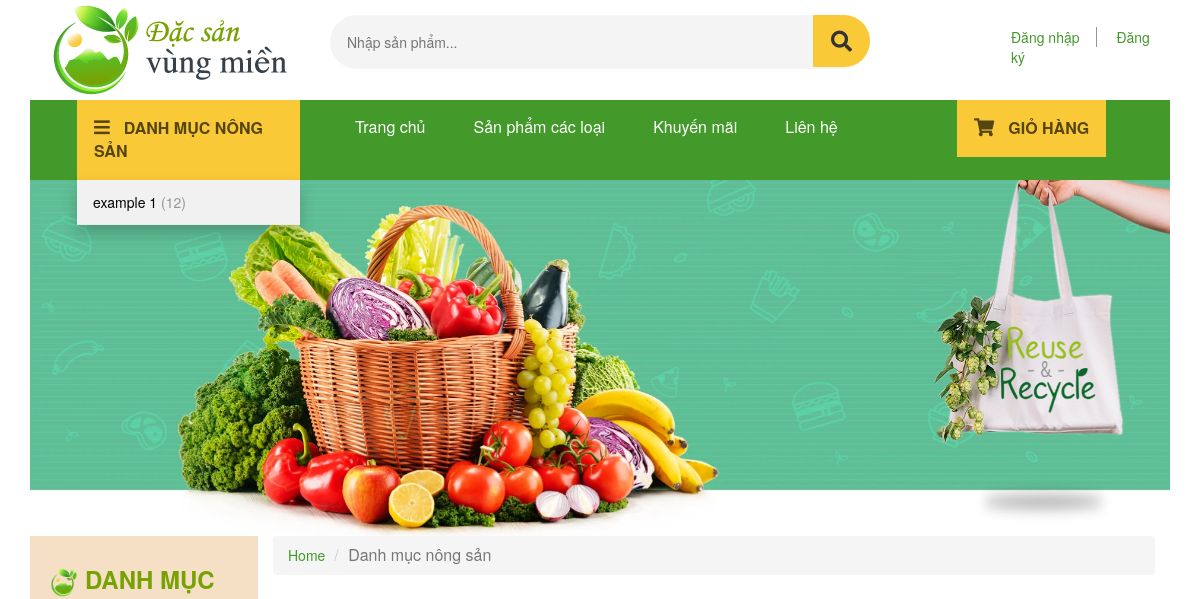
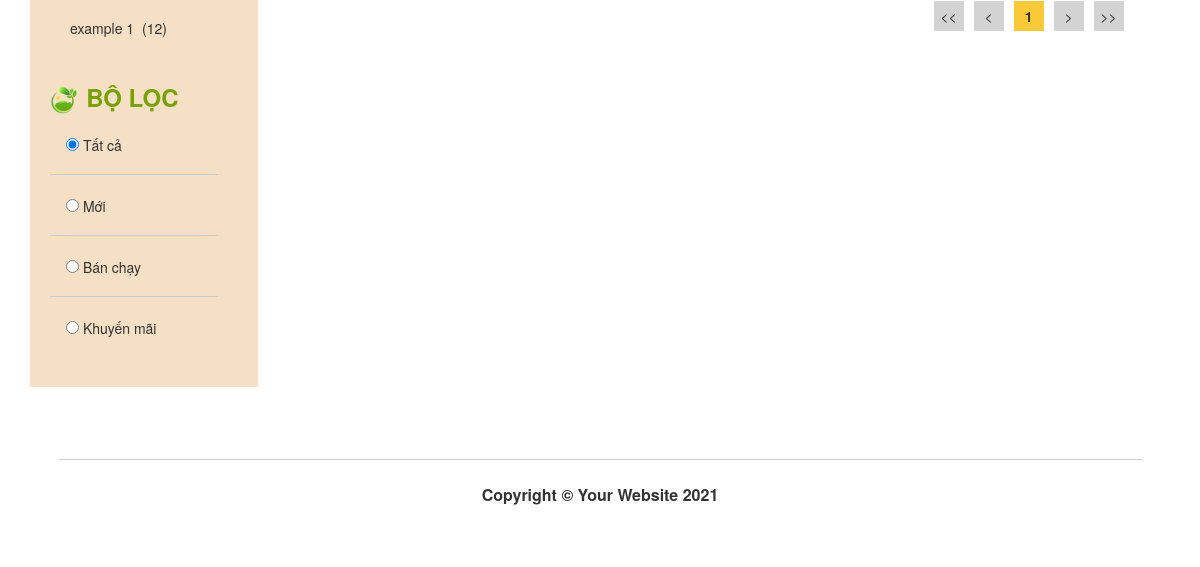
/category.php?cat=2&page=1&filter=0, run on an earlier commit of the app's database (2 pictures, top to bottom).
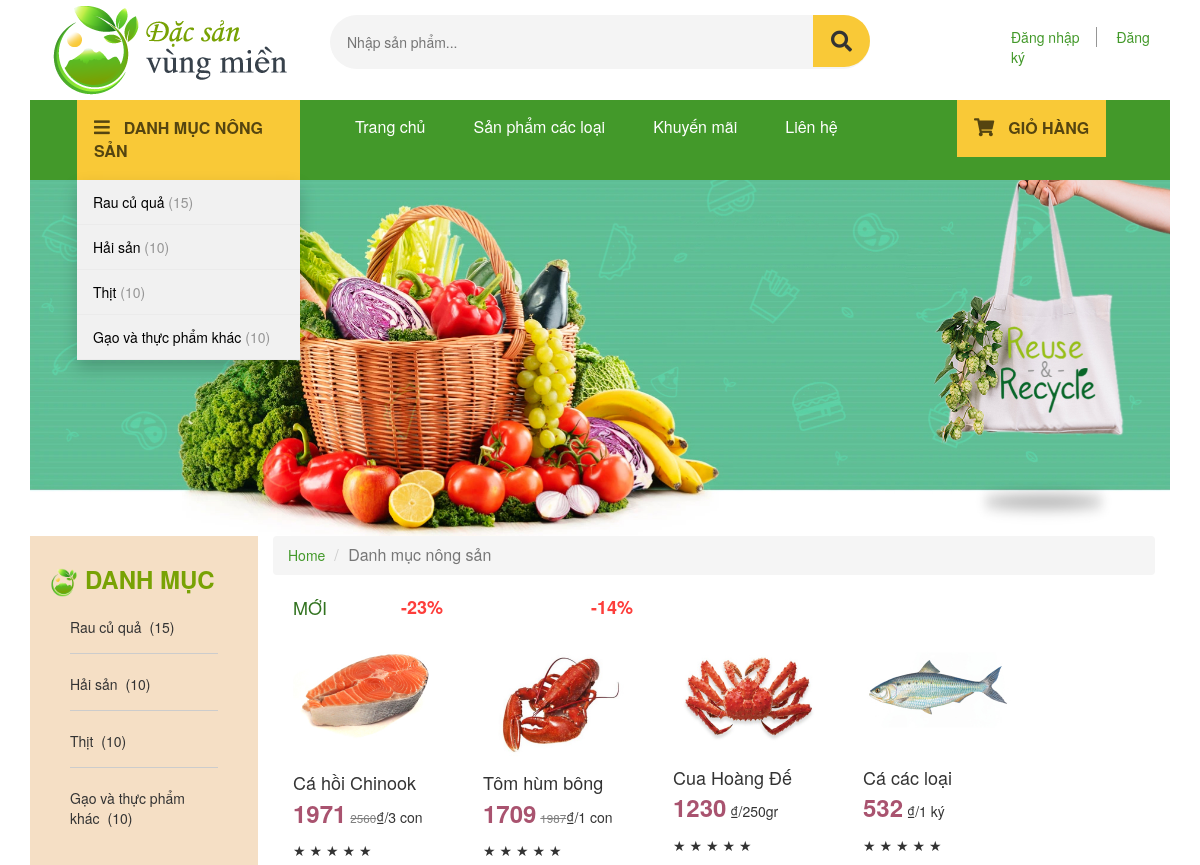
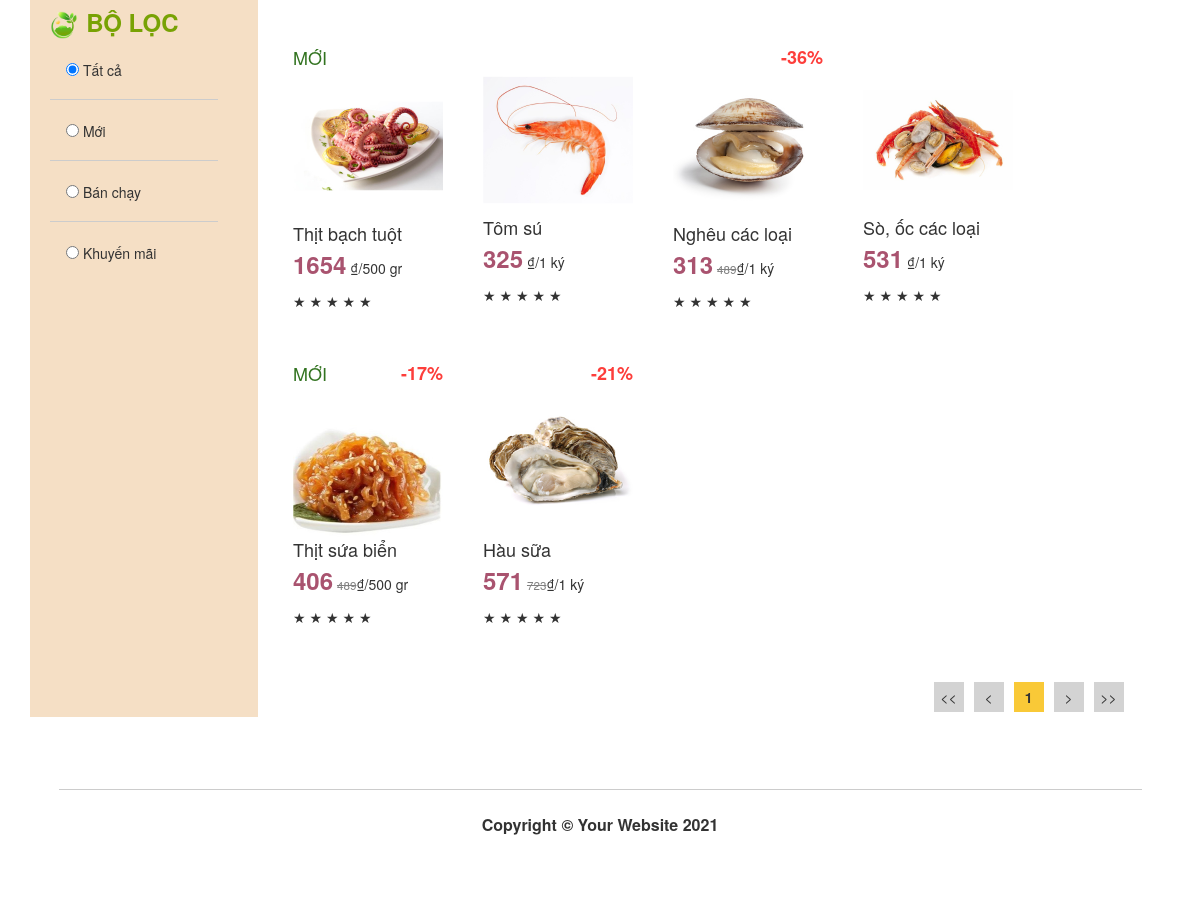
And on a later commit of the database (2 pictures, top to bottom).
### tables this page shows
CREATE TABLE `categories` (
  `cat_id` int(11) NOT NULL,
  `cat_title` varchar(255) NOT NULL
);

CREATE TABLE `products` (
  `product_id` int(11) NOT NULL,
  `product_title` varchar(255) NOT NULL,
  `product_category_id` int(11) NOT NULL,
  `is_product_new` tinyint(1) NOT NULL,
  `is_product_sale` tinyint(1) NOT NULL,
  `product_current_price` double NOT NULL,
  `product_original_price` double NOT NULL,
  `product_price_unit` varchar(255) NOT NULL,
  `product_description` text NOT NULL,
  `short_desc` text NOT NULL,
  `product_image` varchar(255) NOT NULL,
  `product_remain` int(11) NOT NULL
);

### resource/functions.php (called while the page is built, shortened)
<?php
function query($sql) {
    global $connection;
    return mysqli_query($connection, $sql);
}
function escape_string($string){
    global $connection;
    return mysqli_real_escape_string($connection, $string);
}
function fetch_array($result){
    return mysqli_fetch_array($result);
}
?>

### public/category.php (the view, shortened to what the changed rows need)
<?php include(TEMPLATE_FRONT . DS . "header.php") ?>
<div class="container-horizontal">
        <div class="side-area">
            <ul><h3 style="font-weight: 700; color: #78a204;"> <img src="images/logo_hinh.png" alt="" style="width:15%;"> DANH MỤC</h3>
                <?php
                    $queryString = "SELECT product_category_id, cat_title, cat_id, COUNT(product_id) AS total FROM products JOIN categories
                    ON categories.cat_id = products.product_category_id GROUP BY product_category_id ";
                    $query = query($queryString);
                    while($row = fetch_array($query)):
                        $total = $row['total'];
                        $categoryName = $row['cat_title'];
                        $categoryID = $row['cat_id']
                ?>
                    <li class="danh_muc" style="padding-bottom: 16px;"><a href="?cat=<?php echo $categoryID ?>"><?php echo $categoryName ?></a><span style="margin-left: 8px;">(<?php echo $total?>)</span></li>
                <?php endwhile; ?>
            </ul>
        </div>
        <div class="main-area">
            <div class="products-list">
            <?php
                $numberOfItemPerPage = 10;
                $currentPage = isset($_GET['page']) ? escape_string($_GET['page']) : 1;
                $showProductFrom = ($currentPage-1)*$numberOfItemPerPage;
                if(!isset($_GET['search'])){
                    $filterCatID = escape_string($_GET['cat']);
                    $queryStringAll = "SELECT * FROM product_info WHERE product_category_id = $filterCatID";
                }
                else{
                    $txtSearch = escape_string($_GET['search']);
                    $queryStringAll = "SELECT * FROM product_info WHERE product_title LIKE '%$txtSearch%'";
                }
                $queryStringShowing = $queryStringAll." LIMIT $showProductFrom, $numberOfItemPerPage";
                $query = query($queryStringShowing);
                while($row = fetch_array($query)):
                    $isNew = $row['is_product_new'];
                    $isSale = $row['is_product_sale'];
                    $saleRate = round(100 - $row['product_current_price']/$row['product_original_price']*100);
                    $productName = $row['product_title'];
                    $productPrice = $row['product_current_price'];
                    $originalPrice = $row['product_original_price'];
                    $productIMG = $row['product_image'];
                    $rating = $row['product_star'] ? $row['product_star'] : 0;
                    $unit = $row['product_price_unit']
            ?>
                <div class="items">
                        <a href="item.php?id=<?php echo $row['product_id']?>&cat=<?php echo $row['product_category_id']?>&star=0">
                        <div class="image-container">
                            <div class="item-header">
                                <div class="is-new" <?php if($isNew){?>style="visibility:visible; font-size:18px; font-weight:500;"<?php }?>>
                                    MỚI
                                </div>
                                <div class="sale-rate" <?php if($isSale){?>style="visibility:visible; font-size:18px; font-weight:600;"<?php }?>>
                                    -<?php echo $saleRate ?>%
                                </div>
                            </div>
                            <img src="images/<?php echo $productIMG ?>">
                            <p class="product-name"><?php echo $productName ?></p>
                        </div>
                        </a>
                        <div class="hide-on-hover" style="margin: 0;">
                            <p class="product-price" style="padding-left: 0;">
                                <span class="current-price"><?php echo $productPrice ?></span>
                                <span class="original-price"><?php if($isSale) echo $originalPrice; ?></span>&#8363;/<?php echo $unit?></p>
                            <p class="star-rate" style="padding-left: 0;">
                                <span class="rate">
                                    <i class="star1 <?php if($rating>=1){?>active<?php }?>">★</i>
                                    <i class="star2 <?php if($rating>=2){?>active<?php }?>">★</i>
                                    <i class="star3 <?php if($rating>=3){?>active<?php }?>">★</i>
                                    <i class="star4 <?php if($rating>=4){?>active<?php }?>">★</i>
                                    <i class="star5 <?php if($rating>=5){?>active<?php }?>">★</i>
                                </span>
                            </p>
                        </div>
                </div>
            <?php
                endwhile;
            ?>
            </div>
        </div>
</div>
<?php include(TEMPLATE_FRONT . DS . "footer.php") ?>

### resource/templates/front/header.php (shortened to what the changed rows need)
<!DOCTYPE html>
<html lang="en">
<head>
    <link href="//maxcdn.bootstrapcdn.com/bootstrap/3.3.0/css/bootstrap.min.css"
    rel="stylesheet" id="bootstrap-css">
    <link rel="stylesheet" href="https://pro.fontawesome.com/releases/v5.10.0/css/all.css"
/>
    <link rel="stylesheet" href="css/fontawesome.min.css">
    <link href="css/shop-homepage.css" rel="stylesheet">
    <link href="css/homepage.css" rel="stylesheet">
    <link href="css/style.css" rel="stylesheet">
</head>
<body>
    <div class="container-fluid">
        <div class="container">
              <nav class="container-fluid navbar-expand-lg navbar-light">
                <div class="row">
                    <div class="col-md-3">
                        <div class="dropdown">
                            <div class="dropdown-content">
                            <?php
                                $queryString = "SELECT product_category_id, cat_title, cat_id, COUNT(product_id) AS total FROM products JOIN categories
                                ON categories.cat_id = products.product_category_id GROUP BY product_category_id ";
                                $query = query($queryString);
                                while($row = fetch_array($query)):
                                    $total = $row['total'];
                                    $categoryName = $row['cat_title'];
                                    $categoryID = $row['cat_id'];
                            ?>
                                <a href="category.php?cat=<?php echo $categoryID?>&page=1&filter=0"><?php echo $categoryName?> <span>(<?php echo $total?>)</span></a>
                                <?php endwhile ?>
                            </div>
                        </div>
                    </div>
                </div>
            </nav>

What changed in the data, as far as the page shows it:
changed categories: cat_title "example 1" → "Rau củ quả"; total "12" → "15"
now on this page (row edited): categories: cat_title "Hải sản", total "10"
now on this page (row edited): categories: cat_title "Thịt", total "10"
added categories: cat_title "Gạo và thực phẩm khác", total "10"
now on this page (row edited): products: saleRate "23", product_image (picture), product_title "Cá hồi Chinook", product_current_price "1971", product_original_price "2560", product_price_unit "3 con"
now on this page (row edited): products: saleRate "14", product_image (picture), product_title "Tôm hùm bông", product_current_price "1709", product_original_price "1987", product_price_unit "1 con"
added products: product_image (picture), product_title "Cua Hoàng Đế", product_current_price "1230", product_price_unit "250gr"
added products: product_image (picture), product_title "Cá các loại", product_current_price "532", product_price_unit "1 ký"
added products: product_image (picture), product_title "Thịt bạch tuột", product_current_price "1654", product_price_unit "500 gr"
added products: product_image (picture), product_title "Tôm sú", product_current_price "325", product_price_unit "1 ký"
added products: saleRate "36", product_image (picture), product_title "Nghêu các loại", product_current_price "313", product_original_price "489", product_price_unit "1 ký"
added products: product_image (picture), product_title "Sò, ốc các loại", product_current_price "531", product_price_unit "1 ký"
added products: saleRate "17", product_image (picture), product_title "Thịt sứa biển", product_current_price "406", product_original_price "489", product_price_unit "500 gr"
added products: saleRate "21", product_image (picture), product_title "Hàu sữa", product_current_price "571", product_original_price "723", product_price_unit "1 ký"
